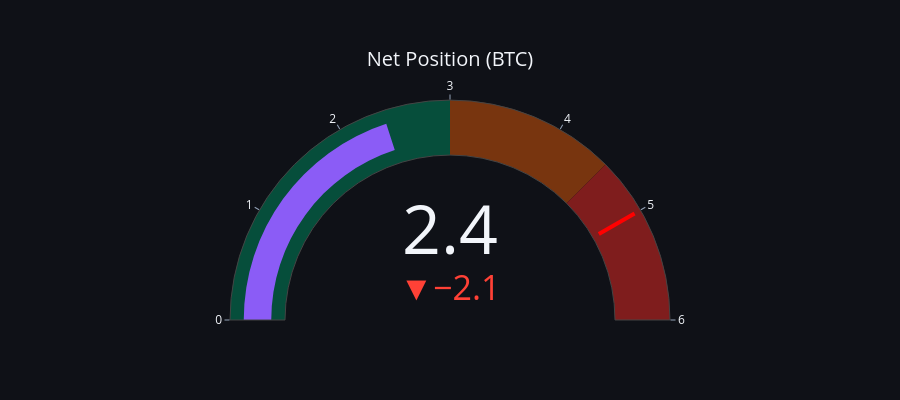

Write notebook code for a chart like this one.
### Markdown cell above
## 1. Live Exposure & Limit Monitor
Visualizing current standing against enterprise risk constraints.

### Code cell
def render_risk_gauge():
    fig = go.Figure(go.Indicator(
        mode = "gauge+number+delta",
        value = state['net_pos'],
        domain = {'x': [0, 1], 'y': [0, 1]},
        title = {'text': "Net Position (BTC)", 'font': {'size': 20}},
        delta = {'reference': 4.5, 'increasing': {'color': "#ef4444"}},
        gauge = {
            'axis': {'range': [None, 6.0], 'tickwidth': 1, 'tickcolor': "#94a3b8"},
            'bar': {'color': "#8b5cf6"},
            'steps': [
                {'range': [0, 3], 'color': "#064e3b"},
                {'range': [3, 4.5], 'color': "#78350f"},
                {'range': [4.5, 6], 'color': "#7f1d1d"}
            ],
            'threshold': {
                'line': {'color': "red", 'width': 4},
                'thickness': 0.75,
                'value': state['max_pos']
            }
        }
    ))
    fig.update_layout(height=400, **PLOTLY_DARK)
    fig.show()

render_risk_gauge()

### Figure 1 — Plotly figure (JSON) as saved in the notebook; plotly's stock layout.template omitted (floating-point values rounded to 4 significant figures)
{"data": [{"delta": {"increasing": {"color": "#ef4444"}, "reference": 4.5}, "domain": {"x": [0, 1], "y": [0, 1]}, "gauge": {"axis": {"range": [null, 6], "tickcolor": "#94a3b8", "tickwidth": 1}, "bar": {"color": "#8b5cf6"}, "steps": [{"color": "#064e3b", "range": [0, 3]}, {"color": "#78350f", "range": [3, 4.5]}, {"color": "#7f1d1d", "range": [4.5, 6]}], "threshold": {"line": {"color": "red", "width": 4}, "thickness": 0.75, "value": 5}}, "mode": "gauge+number+delta", "title": {"font": {"size": 20}, "text": "Net Position (BTC)"}, "type": "indicator", "value": 2.4}], "layout": {"height": 400, "paper_bgcolor": "#0f1117", "plot_bgcolor": "#0f1117"}}
